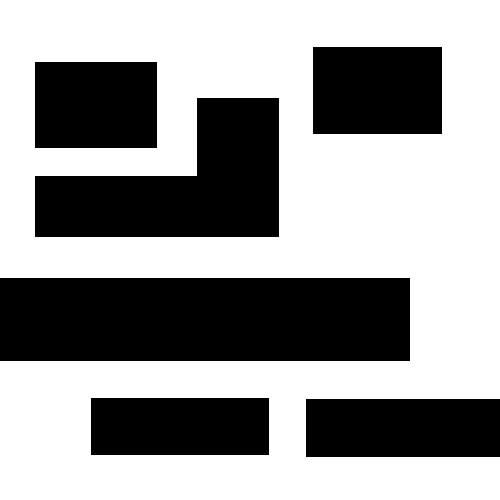
%> input picture RRT/MATLAB Code/2 DoF/map2.bmp, 500 x 500 px
$ octave BiRRTin2Dtest.m   (GNU Octave 9; MATLAB toolbox functions it lacks are replaced by stand-ins)
%> lines starting %> are read from the running program, lines starting %| are printed output that depends on the picture; in (x1, y1, x2, y2) boxes, pixels count from 0 and x2, y2 are one past the last pixel; in counts of white or black regions, pixels touching at a corner belong together; the program's own positions count from 1
clc;clear;close all;
time = 0;
singledis = 0;
tottime = 0;
totdis = 0;
newdis = 0;
newtotdis = 0;

for i = 1:1

map = imbinarize(imread('map2.bmp'));
%> map: size 500x500 logical; 60.6% white; 6 black regions, box (x1, y1, x2, y2) and area: (0, 278, 410, 361) 34030, (35, 98, 279, 237) 21280, (306, 399, 500, 457) 11252, (313, 47, 442, 134) 11223, (35, 62, 157, 148) 10492, (91, 398, 269, 455) 10146
imshow(map);
hold on;
q_start = [10;10];
q_goal = [490;490];
error = 10;
imax = 10000;
L = 10;
p_g = 0.9;
dim = 2;
collichecktime = 0;

tstart = tic;
ST1 = [q_start;0;0];
ST2 = [q_goal;0;0];


  isReach = 0;
for iter = 1:imax
    if size(ST1,2) >= size(ST2,2)
        [ST2, ST1, isReach, collichecktime, q2end, q1end] = ExtendTree(ST2, ST1, q_start, p_g, map, error, dim, L,collichecktime);
        if isReach == 1, break; end
    else
        [ST1, ST2, isReach, collichecktime, q1end, q2end] = ExtendTree(ST1, ST2, q_goal, p_g, map, error, dim, L,collichecktime);
        if isReach == 1, break; end
    end
end
%> this loop made 1671 passes
%> collichecktime on pass 2: 11
%> collichecktime on passes 3, 5, 6, 10, 13, 14: 13, 16, 18, 23, 27, 29


path1 = q1end;
half1path = q1end;
for k = (size(ST1,2)):-1:2
    if ST1(1:2,k) == path1
        temp1 = ST1(3:4,k);
        half1path = [temp1,half1path];
         plot([temp1(1) path1(1)],[temp1(2) path1(2)],'Color','r','LineWidth',2);
%         pause(0.2);
        path1 = temp1;
    end
end

path2 = q2end;
half2path = q2end;
for k = (size(ST2,2)):-1:2
    if ST2(1:2,k) == path2
        temp2 = ST2(3:4,k);
        half2path = [temp2,half2path];
         plot([temp2(1) path2(1)],[temp2(2) path2(2)],'Color','r','LineWidth',2);
%         pause(0.2);
        path2 = temp2;
    end
end

path = [half1path,fliplr(half2path)];


tend = toc(tstart);

line(path(1,:),path(2,:),'color', 'r', 'LineWidth',2);
totdispath = 0;
for ii = 1:size(path,2)-1
    dis = norm(path(:,ii+1)-path(:,ii));
    totdispath = totdispath + dis;
end

numIteration = 5*size(path,2);

%[newpath] = shorten(path, numIteration, error, L, map);


newpath = path;
%function [path] = shorten(path, numIteration, error, L, map)
    for ker = 1:numIteration
        pathlength = size(newpath, 2);
        v = randi([2,pathlength - 1], [1,2]);
        v1 = min(v); v2 = max(v);
        if v1 == v2, continue;
        else
            startConfig = newpath(:,v1);
            endConfig = newpath(:,v2);
            [TF,tmpath,collichecktime] = onlytogoal(startConfig, endConfig, error, L, map,collichecktime);
            if TF == false, continue;
            else
                newpath = [newpath(:,1:v1-1),tmpath,newpath(:,v2+1:end)];
            end
        end
    end
line(newpath(1,:),newpath(2,:),'color', 'g', 'LineWidth',2);
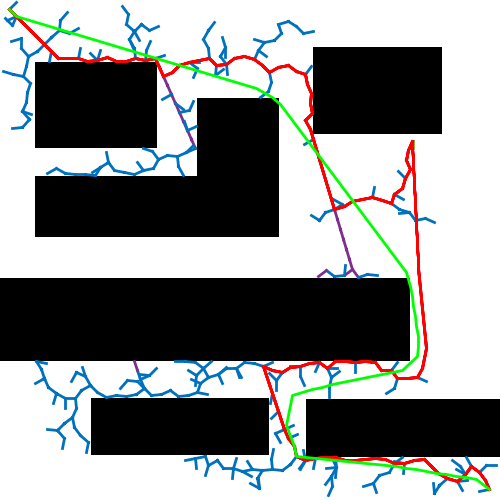
%> figure redrawn from the program's plot data
%end
totdisnewpath = 0;
for inew = 1:size(newpath,2)-1
    dis = norm(newpath(:,inew+1)-newpath(:,inew));
    totdisnewpath = totdisnewpath + dis;
end


%%disp(totdispath);
time = [time,tend];
tottime = tottime + tend;
singledis = [singledis,totdispath];
totdis = totdis + totdispath;
newdis = [newdis,totdisnewpath];
newtotdis = newtotdis + totdisnewpath;
end

avgtime = tottime/1;
stdtime = std(time);
avgdis = totdis/1;
stddis = std(singledis);
avgnewdis = newtotdis/1;
stdnewdis = std(newdis);

fprintf('avg time is %.3f, std time is %.2f\n', avgtime, stdtime);
fprintf('avg dis is %.2f, std dis is %.2f\n', avgdis, stddis);
%| avg dis is 1350.87, std dis is 955.21
fprintf('avg smooth dis is %.2f, std smooth dis is %.2f\n', avgnewdis, stdnewdis);
%| avg smooth dis is 979.49, std smooth dis is 692.60

%%%%%%%%%%%%%%%%%%%%%%%%%%%%%%%%%%%%%%%%%%%%%%%%%%%%%%%%%%%%%%%%%%%%%%%%%%%%%%%%%%%%%%%%%%%%%%%%%%%%%%%%%%%%%%%%%

function [EST, OST, isReach, collichecktime, q1end, q2end] = ExtendTree(EST, OST, q, p_g, map, error, dim, L,collichecktime)
    isReach = 0;
    q1end = []; q2end = [];
    if rand < p_g
        q_rand = transpose(rand(1,dim) .* size(map));
    else
        q_rand = q;
    end
        [q_near] = nearest(q_rand,EST,dim);
        q_dir = (q_rand - q_near)/ norm(q_rand - q_near);
        q_new = round(q_near + L * q_dir);
        [colli,collichecktime] = collicheck(q_new,map,collichecktime);
        if colli == false
            EST = [EST,[q_new;q_near]];
             plot([q_near(1) q_new(1)],[q_near(2) q_new(2)],'color','#0072BD','LineWidth',2);
%             pause(0.2)

            [q_othernear, dist] = nearest(q_new, OST, dim);
            if dist <= error
                plot([q_othernear(1) q_new(1)],[q_othernear(2) q_new(2)],'color','#D95319','LineWidth',2);
                pause(0.2);
                isReach = 1; q1end = q_new; q2end = q_othernear;
                return;
            else
                [OST, isReach,collichecktime, qreturn] = TowardGoal(OST, q_othernear, q_new, error, map, L,collichecktime);
                if isReach == 1
                    q1end = q_new; q2end = qreturn;
                    return;
                end
            end
        end
end


function [Tree, isReach,collichecktime,qreturn] = TowardGoal(Tree, q_start, q_goal, error, map, L,collichecktime)
    flag = true;
    isReach = 0;
    qreturn = [];
    while flag
        q_dir = (q_goal - q_start)/ norm(q_goal - q_start);
        q_new = round(q_start + L * q_dir);
        [colli,collichecktime] = collicheck(q_new,map,collichecktime);
        if colli == false
            Tree = [Tree,[q_new;q_start]];
             plot([q_start(1) q_new(1)],[q_start(2) q_new(2)],'color','#7E2F8E','LineWidth',2);
%             pause(0.2);
    %       pause(0.1)
            q_start = q_new;
            if norm(q_goal - q_new) < error
                 plot([q_goal(1) q_new(1)],[q_goal(2) q_new(2)],'color','#77AC30','LineWidth',2);
%                 pause(0.2);
                qreturn = q_new;
                isReach = 1;
                break;
            end
        else
            flag = false;
        end
    end
    if isReach == 1
        return;
    end
end


%end
function [TF,tmpath,collichecktime] = onlytogoal(startConfig, endConfig, error, L, map,collichecktime)
    tmpath = startConfig;
    TF = true;
    tmax= 100;
    for t = 1:tmax
        [tqnear] = nearest(endConfig,tmpath,2);
        tqdir = (endConfig - tqnear)/norm(endConfig - tqnear);
        tqnew = round(tqnear + L * tqdir);
        [colli,collichecktime] = collicheck(tqnew,map,collichecktime);
        if colli == false
            tmpath = [tmpath,tqnew];
            if norm(endConfig - tqnew) < error
                break;
            end
        else
            TF = false;
            break;
        end
    end
end


function [colli,collichecktime] = collicheck(q,map,collichecktime)
colli = true;
if q(1) > 0 && q(1) < size(map,1) && q(2) >0 && q(2) < size(map,1)
    if map(q(2,1),q(1,1)) == 1
        colli = false;
    end
end
collichecktime = collichecktime + 1;
end


function [q,dist,Tree] = nearest(qin,Tree,dim)
    tmp = Tree(1:dim,1);
    dis = norm(tmp - qin);
    k = 1;
    for i = 1:size(Tree,2)
        newtmp = Tree(1:dim,i);
        newdis = norm(newtmp - qin);
        if newdis < dis
            k = i;
        tmp = newtmp;
        dis = newdis;
        end
    end
    q = tmp;
    dist = newdis;
    [n,m] = find(Tree(1:dim,:) == q);
    Tree(:,k) = [];
end

$ run again, with RRT/MATLAB Code/2 DoF/map1.bmp copied over RRT/MATLAB Code/2 DoF/map2.bmp
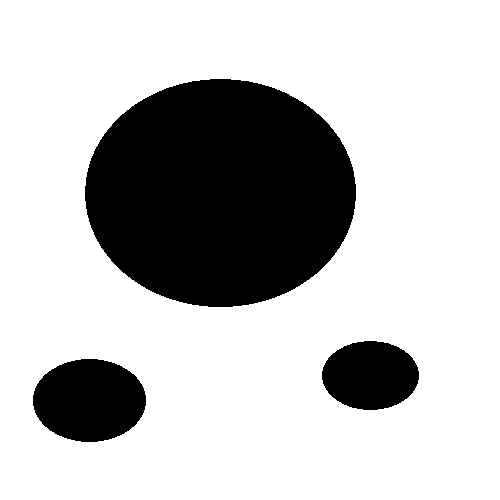
%> input picture RRT/MATLAB Code/2 DoF/map1.bmp, 500 x 500 px
%> map: size 500x500 logical; 75.6% white; 3 black regions, box (x1, y1, x2, y2) and area: (85, 79, 356, 307) 48491, (33, 359, 146, 442) 7363, (322, 341, 419, 410) 5242
%> the loop `for iter = 1:imax` made 269 passes
%> collichecktime on pass 2: 19
%> `line(newpath(1,:),newpath(2,:),'color', 'g', 'LineWidth',2);`:
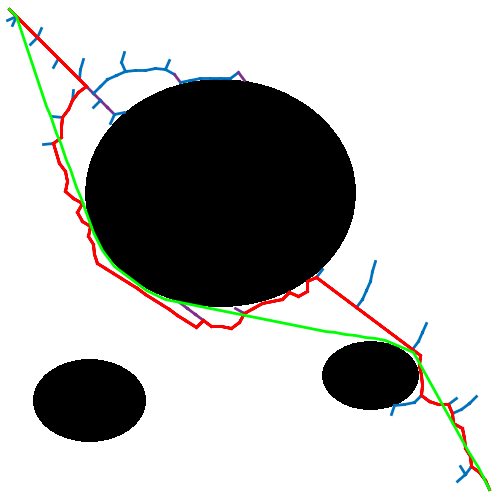
%> figure redrawn from the program's plot data
%| avg dis is 889.02, std dis is 628.63
%| avg smooth dis is 751.60, std smooth dis is 531.46

$ run again, with RRT/MATLAB Code/2 DoF/map3.bmp copied over RRT/MATLAB Code/2 DoF/map2.bmp
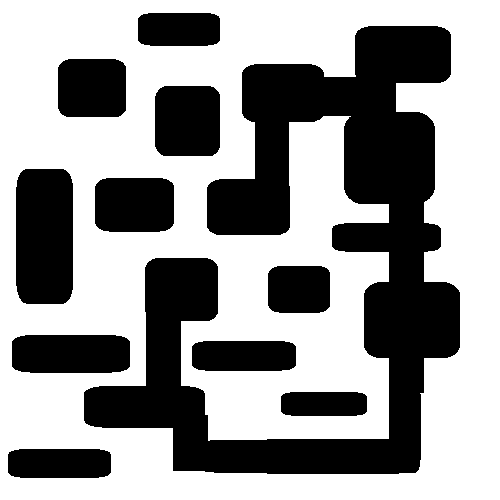
%> input picture RRT/MATLAB Code/2 DoF/map3.bmp, 500 x 500 px
%> map: size 500x500 logical; 60.1% white; 11 black regions, largest, box (x1, y1, x2, y2) and area: (84, 26, 460, 474) 62076, (16, 169, 73, 304) 7489, (155, 86, 220, 156) 4425
%> the loop `for iter = 1:imax` made 3755 passes
%> collichecktime on pass 2: 11
%> `line(newpath(1,:),newpath(2,:),'color', 'g', 'LineWidth',2);`:
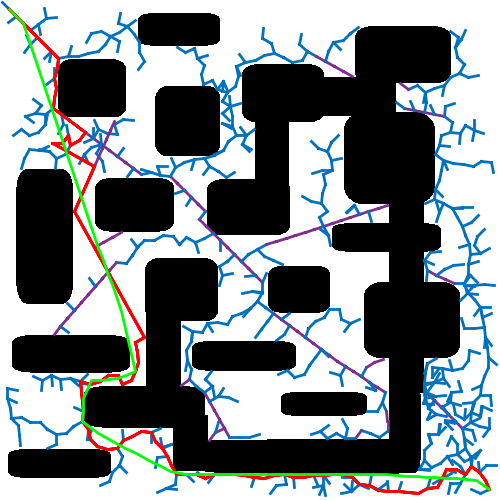
%> figure redrawn from the program's plot data
%| avg dis is 1093.50, std dis is 773.22
%| avg smooth dis is 897.78, std smooth dis is 634.83

$ run again, with RRT/MATLAB Code/2 DoF/map4.bmp copied over RRT/MATLAB Code/2 DoF/map2.bmp
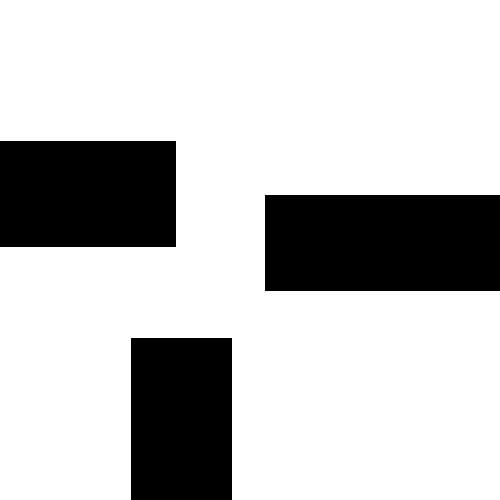
%> input picture RRT/MATLAB Code/2 DoF/map4.bmp, 500 x 500 px
%> map: size 500x500 logical; 77% white; 3 black regions, box (x1, y1, x2, y2) and area: (265, 195, 500, 291) 22560, (0, 141, 176, 247) 18656, (131, 338, 232, 500) 16362
%> the loop `for iter = 1:imax` made 67 passes
%> collichecktime on pass 2: 22
%> `line(newpath(1,:),newpath(2,:),'color', 'g', 'LineWidth',2);`:
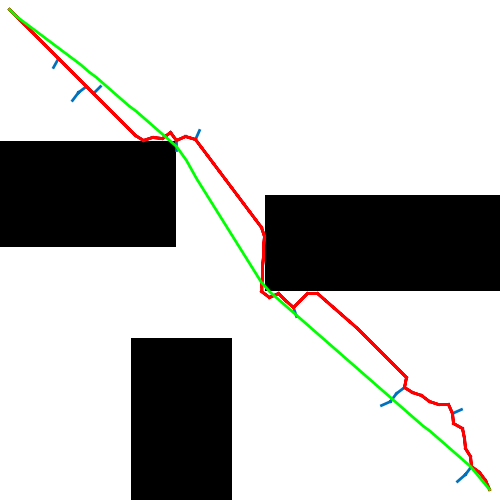
%> figure redrawn from the program's plot data
%| avg dis is 773.09, std dis is 546.66
%| avg smooth dis is 685.05, std smooth dis is 484.40
